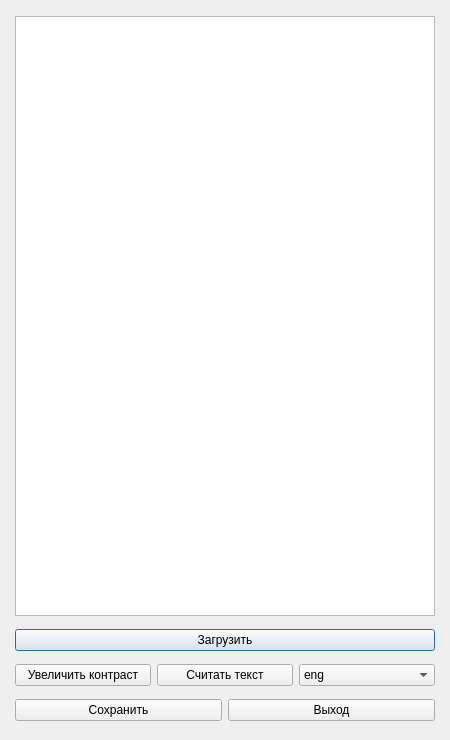
<?xml version="1.0" encoding="UTF-8"?>
<ui version="4.0">
 <class>docWork</class>
 <widget class="QDialog" name="docWork">
  <property name="geometry">
   <rect>
    <x>0</x>
    <y>0</y>
    <width>450</width>
    <height>740</height>
   </rect>
  </property>
  <property name="windowTitle">
   <string>Dialog</string>
  </property>
  <widget class="QWidget" name="gridLayoutWidget">
   <property name="geometry">
    <rect>
     <x>14</x>
     <y>9</y>
     <width>422</width>
     <height>721</height>
    </rect>
   </property>
   <layout class="QGridLayout" name="gridLayout">
    <item row="0" column="0">
     <widget class="QGraphicsView" name="graphicsView">
      <property name="minimumSize">
       <size>
        <width>420</width>
        <height>600</height>
       </size>
      </property>
      <property name="maximumSize">
       <size>
        <width>420</width>
        <height>600</height>
       </size>
      </property>
     </widget>
    </item>
    <item row="1" column="0">
     <widget class="QPushButton" name="button_load">
      <property name="text">
       <string>Загрузить</string>
      </property>
     </widget>
    </item>
    <item row="2" column="0">
     <layout class="QHBoxLayout" name="horizontalLayout">
      <item>
       <widget class="QPushButton" name="button_contrast">
        <property name="text">
         <string>Увеличить контраст</string>
        </property>
       </widget>
      </item>
      <item>
       <widget class="QPushButton" name="button_read_text">
        <property name="text">
         <string>Считать текст</string>
        </property>
       </widget>
      </item>
      <item>
       <widget class="QComboBox" name="language_box">
        <item>
         <property name="text">
          <string>eng</string>
         </property>
        </item>
        <item>
         <property name="text">
          <string>rus</string>
         </property>
        </item>
       </widget>
      </item>
     </layout>
    </item>
    <item row="3" column="0">
     <layout class="QHBoxLayout" name="horizontalLayout_2">
      <item>
       <widget class="QPushButton" name="button_save">
        <property name="text">
         <string>Сохранить</string>
        </property>
       </widget>
      </item>
      <item>
       <widget class="QPushButton" name="button_close">
        <property name="text">
         <string>Выход</string>
        </property>
       </widget>
      </item>
     </layout>
    </item>
   </layout>
  </widget>
 </widget>
 <resources/>
 <connections/>
</ui>
